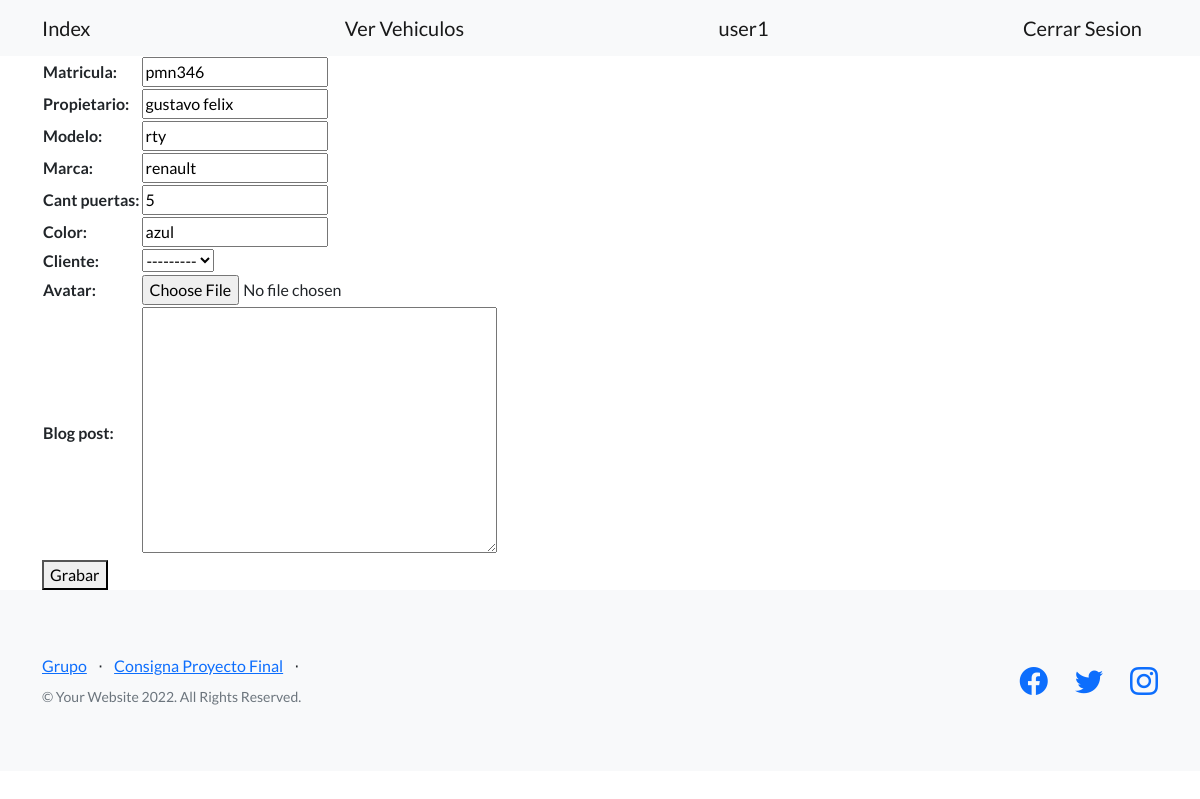
The app's page /avanzado/vehiculos/editar/1 (signed in), older data.
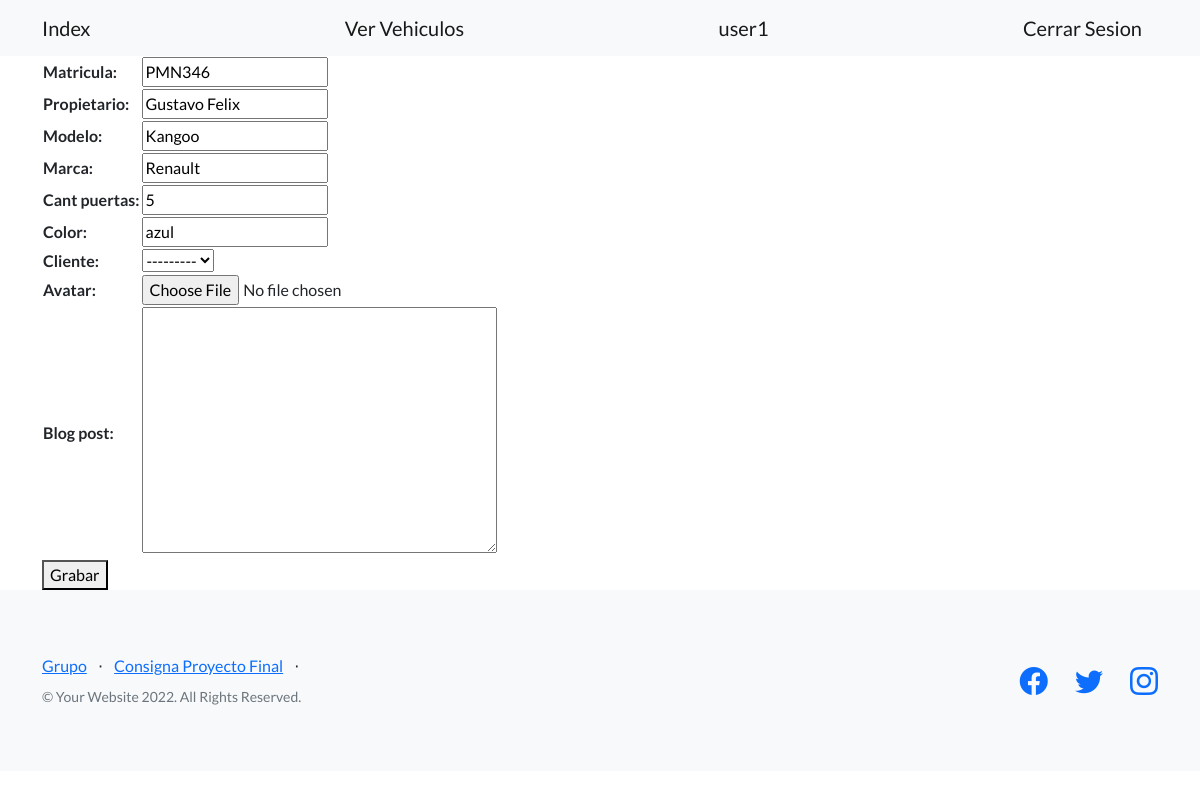
The same page, newer data.
### avanzado/models.py (models this page shows, shortened)
class Vehiculo(models.Model):
    matricula = models.CharField(max_length=20)
    propietario = models.CharField(max_length=20)
    modelo = models.CharField(max_length=20)
    marca  = models.CharField(max_length=20)
    cant_puertas = models.IntegerField()
    color = models.CharField(max_length=20)
    chasis = models.CharField(max_length=20)
    avatar = models.ImageField(upload_to='avatares', null=True, blank=True)#
    cliente = models.OneToOneField(User, on_delete=models.CASCADE)###problema###
    blog_post=RichTextField(null=True)

### avanzado/views.py (the view)
# urls.py: path('vehiculos/editar/<int:pk>', views.EditarVehiculo.as_view(), name='editar_vehiculo'),
class EditarVehiculo(LoginRequiredMixin, UpdateView):
    model  = Vehiculo
    success_url = '/avanzado/vehiculos/'
    template_name = 'avanzado/editar_vehiculo.html'
    fields = ['matricula', 'propietario', 'modelo', 'marca', 'cant_puertas', 'color', 'cliente', 'avatar', 'blog_post']    #

### avanzado/templates/avanzado/editar_vehiculo.html (shortened to what this page needs)
{% extends 'padres/base.html' %}
{% block mi_contenido %}
<form action={% url 'editar_vehiculo' vehiculo.id %} method="POST" enctype="multipart/form-data">
    <table>
        {{form}}
    </table>
    <button>Grabar</button>
</form>
{% endblock mi_contenido %}

Row changes from the older to the newer data that the page shows:
changed Vehiculo "azul": matricula "pmn346" → "PMN346"; propietario "gustavo felix" → "Gustavo Felix"; modelo "rty" → "Kangoo"; marca "renault" → "Renault"
